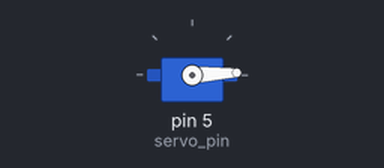
The sketch below on a simulated Arduino Uno, built with avr-gcc and run on an emulated ATmega328P. On the bench: servo.

Above: at 0.05 s.
At 1.3 s:
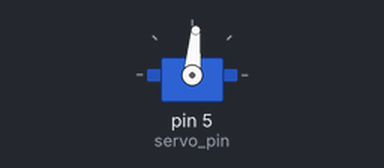
At 2.6 s:
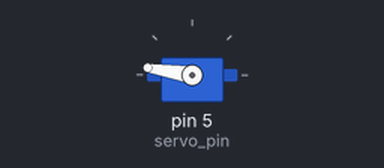
At 5.2 s:
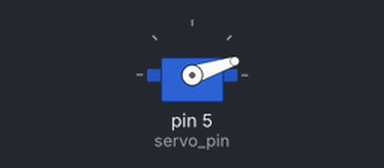
Timing chart, 0 to 7.1 s (numbered marks = the images above):
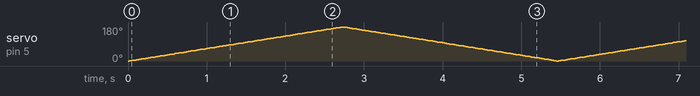

The sketch:

ex1_13.ino
```cpp
#include <Servo.h>
Servo myServo;
int servo_pin = 5;


void setup(){
  myServo.attach(servo_pin);
}

void loop() {
  for (int pos = 0; pos <= 180; pos += 1) {
    myServo.write(pos);
    delay(15);
  }


  for (int pos = 180; pos >= 0; pos -= 1) {
    myServo.write(pos);
    delay(15);
  }
}
```
